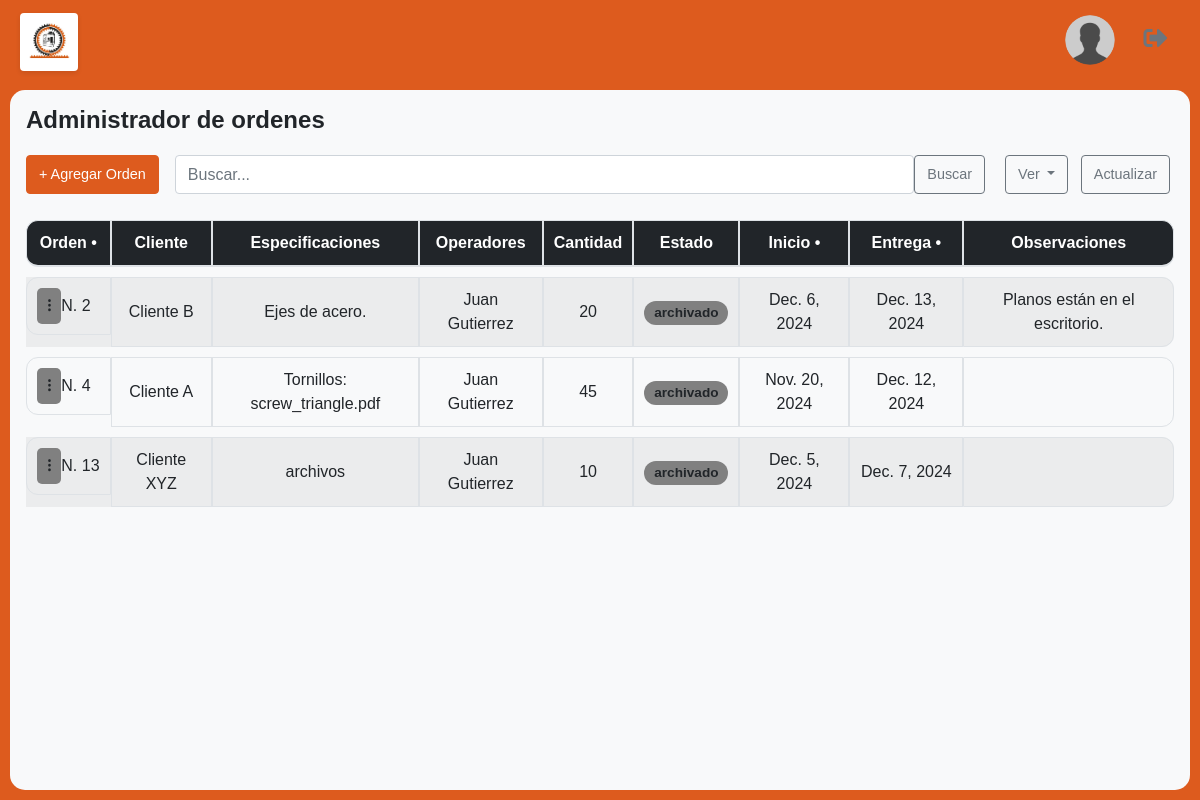
Screenshot of /?select_by=archivado (signed in) with the database file from the repository.
### orders/models.py (models this page shows, shortened)
class Order(models.Model):
    client = models.ForeignKey(Client, on_delete=models.CASCADE, related_name="orders")
    description = models.TextField() # specification description
    quantity = models.IntegerField() # solicited cuantity
    start_date = models.DateField()
    delivery_date = models.DateField()
    status = models.ForeignKey(OrderStatus, on_delete=models.CASCADE, related_name="orders")
    observations = models.TextField(blank=True, null=True)
    created_by = models.ForeignKey(User, on_delete=models.CASCADE, related_name="created_orders")

class Client(models.Model):
    name = models.CharField(max_length=128, unique=True)

class OrderUser(models.Model):
    order = models.ForeignKey(Order, on_delete=models.CASCADE, related_name="order_users")
    user = models.ForeignKey(User, on_delete=models.CASCADE, related_name="user_orders")

class User(AbstractUser):
    ROL_CHOICES = [
        (1, 'Administrador'),
        (2, 'Operador'),
    ]
    role = models.IntegerField(choices=ROL_CHOICES, default=2)
    f_lastname = models.CharField(max_length=100, blank=True, null=True)
    m_lastname = models.CharField(max_length=100, blank=True, null=True)

class OrderStatus(models.Model):
    status = models.CharField(max_length=20)
    color = models.CharField(max_length=10)

### orders/views.py (the view, shortened to what this page needs)
# urls.py: path("", order_views.ManagementView.as_view(), name='order_list'),
class ManagementView(LoginRequiredMixin, UserPassesTestMixin, ListView):
    model = Order
    template_name = "orders/management.html"
    context_object_name = "orders"
    paginate_by = 5
    def get_queryset(self):
        order_by = self.request.GET.get('order_by', 'delivery_date')
        order_direction = self.request.GET.get('order_direction', 'asc')
        search_query = self.request.GET.get('search', '').strip()
        select_by = self.request.GET.get('select_by', None)
        valid_order_fields = ['id', 'delivery_date', 'start_date']
        if order_by not in valid_order_fields:
            order_by = 'delivery_date'
        if order_direction == 'desc':
            order_by = f'-{order_by}'
        queryset = (
            Order.objects.select_related("client", "status", "created_by")
            .prefetch_related("order_users__user")
        )
        if select_by:
            queryset = queryset.filter(status__status=select_by)
            return queryset
    def get(self, request, *args, **kwargs):
        if request.headers.get('x-requested-with') == 'XMLHttpRequest':
            self.object_list = self.get_queryset()
            context = self.get_context_data()
            rendered_orders = render_to_string('orders/partials/order_list.html', {'orders': context['orders']})
            return JsonResponse({'orders': rendered_orders}, status=200)
        return super().get(request, *args, **kwargs)
    def test_func(self):
        return self.request.user.is_staff

### templates/orders/management.html (shortened to what this page needs)
{% extends "base.html" %}
{% load static %}
{% block container %}
<div class="scroll-container">
    <h2 class="title">Administrador de ordenes</h2>
    <div class="actions-row d-flex justify-content-between align-items-center">
        <a class="btn btn-primary btn-color" href="{% url 'create_order' %}">+ Agregar Orden</a>
        <form method="get" action="{% url 'order_list' %}" class="d-flex flex-grow-1 mx-3">
            <input
                type="text"
                name="search"
                class="form-control me-2 flex-grow-1"
                placeholder="Buscar..."
                value="{{ request.GET.search|default_if_none:'' }}"
            />
            <button type="submit" class="btn btn-outline-secondary">Buscar</button>
        </form>
        <div>
            <a class="btn btn-outline-secondary mx-1 dropdown-toggle" href="#" role="button" id="dropdownMenuLink" data-bs-toggle="dropdown" aria-expanded="false">
                Ver
            </a>
            <a class="btn btn-outline-secondary mx-1" href="{% url 'redirect' %}">Actualizar</a>
        </div>
    </div>
    <div class=" mt-3">
        <table class="table table-bordered table-striped align-middle">
            <thead class="table-dark">
                <tr>
                    <th>Orden <a href="?order_by=id&order_direction={% if request.GET.order_direction == 'desc' %}asc{% else %}desc{% endif %}" style="color: white;">•</a></th>
                    <th>Cliente</th>
                    <th>Especificaciones</th>
                    <th>Operadores</th>
                    <th>Cantidad</th>
                    <th>Estado</th>
                    <th>Inicio <a href="?order_by=start_date&order_direction={% if request.GET.order_direction == 'desc' %}asc{% else %}desc{% endif %}" style="color: white;">•</a></th>
                    <th>Entrega <a href="?order_by=delivery_date&order_direction={% if request.GET.order_direction == 'desc' %}asc{% else %}desc{% endif %}" style="color: white;">•</a></th>
                    <th>Observaciones</th>
                </tr>
            </thead>
            <tbody id="order-list">
                {% include 'orders/partials/order_list.html' %}
            </tbody>
        </table>
    </div>
</div>
{% endblock %}

### templates/orders/partials/order_list.html (shortened to what this page needs)
{% for order in orders %}
<tr>
    <td class="d-flex align-items-center position-relative">
        <a class="btn btn-sm btn-anim btn-light me-2" style="background-color: {{ order.status.color }};" href="#" data-bs-toggle="dropdown" aria-expanded="false">
            <strong>⁝</strong>
        </a>
        N. {{ order.id }}
    </td>
    <td>{{ order.client.name }}</td>
    <td>{{ order.description }}</td>
    <td>
        <ul class="list-unstyled mb-0">
            {% for order_user in order.order_users.all %}
            <li>{{ order_user.user.first_name }} {{ order_user.user.f_lastname }}</li>
            {% endfor %}
        </ul>
    </td>
    <td>{{ order.quantity }}</td>
    <td><span class="badge" style="background-color: {{ order.status.color }}">{{ order.status.status }}</span></td>
    <td>{{ order.start_date }}</td>
    <td>{{ order.delivery_date }}</td>
    <td>{{ order.observations }}</td>
</tr>
{% endfor %}

### static/css/main.css (style rules this page uses)
:root { --primary-color: #dd5b1e; --text-color: #212529; --secondary-color: #6c757d; --background-color: #f8f9fa; --border-color: #dee2e6; --scrollbar-thumb-color: #6c757d; }
body { background-color: var(--primary-color); color: var(--text-color); margin: 0; padding: 0; font-family: Arial, sans-serif; overflow: hidden; }
.main-body { margin: 0; height: 100vh; display: flex; flex-direction: column; background-color: var(--primary-color); }
.scroll-container { overflow-y: auto; padding: 1rem; max-height: calc(90vh - 20px) }
.title { font-size: 1.5rem; font-weight: bold; margin-bottom: 5px; }
.btn-anim { border: 2px solid transparent; border-radius: 5px; font-size: 16px; cursor: pointer; transition: all 0.3s ease; position: relative; overflow: hidden; }
.btn-anim::before { content: ''; position: absolute; top: -5px; left: -5px; right: -5px; bottom: -5px; background-color: black; z-index: -1; transition: all 0.3s ease; }
.btn-color { background-color: var(--primary-color); border-color: var(--primary-color); }
.actions-row .btn { font-size: 0.9rem; padding: 8px 12px; }
.table { text-align: center; width: 100%; border-collapse: collapse; border: none; }
.table th, .table td { vertical-align: middle; padding: 10px; border: 1px solid var(--border-color); }
.table th { position: sticky; top: 0; background-color: var(--text-color); z-index: 2; text-align: center; border-color: var(--text-color); border: 1px; }
.table tbody tr td:first-child { white-space: nowrap; }
.badge { font-size: 0.85rem; padding: 5px 10px; border-radius: 12px; }
.table { text-align: center; width: 100%; border-collapse: separate; border-spacing: 0 10px; }
.table thead { position: sticky; top: 0; z-index: 2; background-color: white; }
.table thead tr { border-radius: 12px; }
.table th { padding: 10px; text-align: center; vertical-align: middle; border: 1px solid var(--border-color); border-radius: 0; }
.table th:first-child { border-top-left-radius: 12px; border-bottom-left-radius: 12px; }
.table th:last-child { border-top-right-radius: 12px; border-bottom-right-radius: 12px; }
.table tbody tr { border-radius: 12px; }
.table tbody tr td { padding: 10px; vertical-align: middle; border: 1px solid var(--border-color); }
.table tbody tr td:first-child { border-top-left-radius: 12px; border-bottom-left-radius: 12px; white-space: nowrap; }
.table tbody tr td:last-child { border-top-right-radius: 12px; border-bottom-right-radius: 12px; }

### rows the page displays
Order: id "2", client.name "Cliente B", description "Ejes de acero.", quantity "20", status.status "archivado", start_date "Dec. 6, 2024", delivery_date "Dec. 13, 2024", observations "Planos están en el escritorio."
OrderUser: user.first_name "Juan", user.f_lastname "Gutierrez"
Order: id "4", client.name "Cliente A", description "Tornillos: screw_triangle.pdf", quantity "45", status.status "archivado", start_date "Nov. 20, 2024", delivery_date "Dec. 12, 2024"
OrderUser: user.first_name "Juan", user.f_lastname "Gutierrez"
Order: id "13", client.name "Cliente XYZ", description "archivos", quantity "10", status.status "archivado", start_date "Dec. 5, 2024", delivery_date "Dec. 7, 2024"
OrderUser: user.first_name "Juan", user.f_lastname "Gutierrez"
